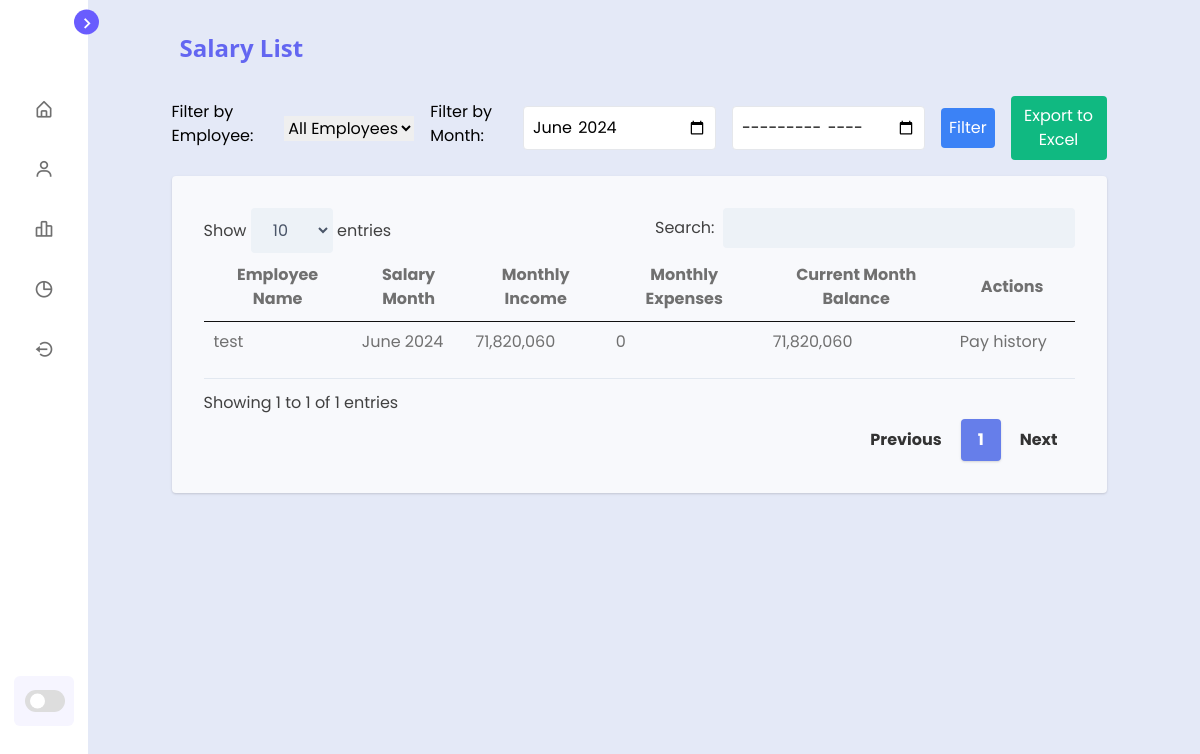
Before: /salary/ (signed in) with the older database file.
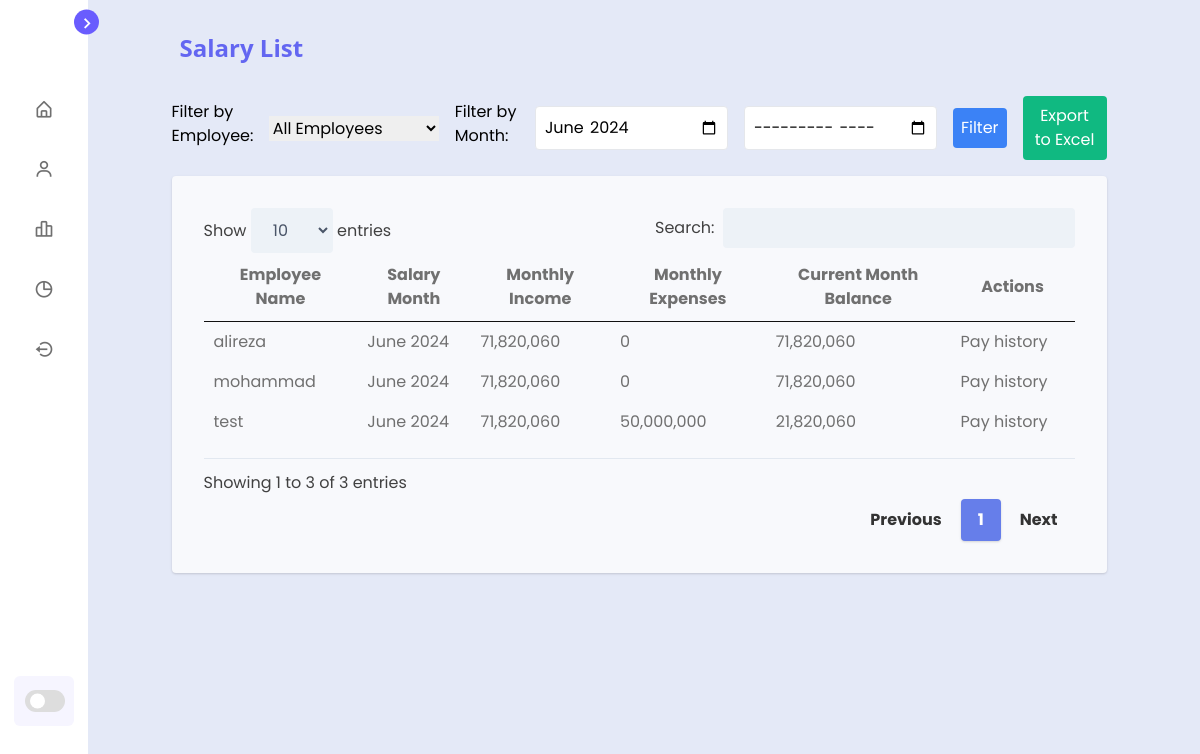
After: the same page with the newer database file.
### salary/models.py (models this page shows, shortened)
class SalaryInformation(models.Model):
    id = models.AutoField(primary_key=True)
    employee = models.ForeignKey(Employee, on_delete=models.CASCADE)
    salary_month = models.DateField()
    monthly_income = models.DecimalField(max_digits=10, decimal_places=0)
    monthly_expenses = models.DecimalField(max_digits=10, decimal_places=0)
    current_month_balance = models.DecimalField(max_digits=10, decimal_places=0)

### employee/models.py (models this page shows, shortened)
class Employee(models.Model):
    user = models.ForeignKey(User, on_delete=models.CASCADE)
    employee_side = models.ForeignKey(UserProfile, on_delete=models.SET_NULL, null=True)
    name = models.CharField(max_length=100)
    phone_number = models.CharField(max_length=15)
    address = models.TextField()
    hire_date = models.DateField(blank=True, null=True)
    marital_status = models.BooleanField(default=False)
    num_children = models.PositiveIntegerField(default=0, blank=True)
    employee_status = models.BooleanField(default=True)

### salary/views.py (the view)
# urls.py: path('salary/', login_required(calculate_salary), name='calculate_salary'),
def calculate_salary(request):
    current_date_test = datetime.now().replace(day=1)
    current_user = request.user
    employees = Employee.objects.filter(user=current_user)
    calculated_salaries = []
    missing_employee_side_list = []
    form = SalaryFilterForm(request.GET)
    if form.is_valid():
        employee_id = form.cleaned_data.get('employee_id')
        month = form.cleaned_data.get('month')
        month2 = form.cleaned_data.get('month2')
        if employee_id:
            employees = employees.filter(id=employee_id.id)
        try:
            start_date = datetime.strptime(month, '%Y-%m') if month else None
            end_date = datetime.strptime(month2, '%Y-%m') if month2 else None
        except ValueError:
            start_date = end_date = None
        if not start_date:
            start_date = datetime.now().replace(day=1)
        if not end_date:
            end_date = start_date
    else:
        start_date = datetime.now().replace(day=1)
        end_date = start_date
    with transaction.atomic():
        for employee in employees:
            if start_date != end_date:
                current_date = start_date
                while current_date <= end_date:
                    salary_info = SalaryInformation.objects.filter(
                        employee=employee,
                        salary_month=current_date.strftime('%Y-%m-%d')
                    ).first()
                    if salary_info and employee.employee_side is not None:
                        calculated_salaries.append(salary_info)
                    current_date = add_months(current_date, 1)
            elif start_date.year == current_date_test.year and start_date.month == current_date_test.month and end_date == start_date:
                if employee.employee_side is None:
                    missing_employee_side_list.append({'id': employee.id, 'name': employee.name})
                else:
                    total_salary = calculate_total_salary(employee)
                    salary_info, created = SalaryInformation.objects.get_or_create(
                        employee=employee,
                        salary_month=start_date,
                        defaults={
                            'monthly_income': total_salary,
                            'monthly_expenses': 0,
                        }
                    )
                    calculated_salaries.append(salary_info)
    context = {
        'calculated_salaries': calculated_salaries,
        'missing_employee_side_list': missing_employee_side_list,
        'current_month': start_date.strftime('%Y-%m'),
        'month2': month2,
        'month_filter': month,
        'employee_filter': employee_id,
        'form': form,
    }
    return render(request, 'salary_list.html', context)

### salary/forms.py
class SalaryFilterForm(forms.Form):
    employee_id = EmployeeModelChoiceField(queryset=Employee.objects.all(), required=False, empty_label="All Employees")
    month = forms.CharField(max_length=7, required=False, help_text='Format: YYYY-MM')
    month2 = forms.CharField(max_length=7, required=False, help_text='Format: YYYY-MM')

### account/models.py (called while the page is built)
    def __str__(self):
        return self.user.username

### salary/forms.py (called while the page is built)
    def label_from_instance(self, obj):
        return f"{obj.name} - {obj.employee_side}"

### salary/views.py (called while the page is built)
def calculate_total_salary(employee):
    return (
        employee.employee_side.hourly_salary * 210 +
        employee.employee_side.overtime_salary * 0 +
        employee.employee_side.the_right_of_the_child * employee.num_children +
        employee.employee_side.ben_kargari +
        employee.employee_side.right_to_housing +
        employee.employee_side.base_years
    )

### salary/templates/salary_list.html (shortened to what this page needs)
{% extends 'base.html' %}
{% load static %}
{% block head %}
<link href="https://unpkg.com/tailwindcss@2.2.19/dist/tailwind.min.css" rel="stylesheet">
<link rel="stylesheet" href="{% static 'css/jquery.dataTables.min.css' %}">
<link href="https://cdn.datatables.net/responsive/2.2.3/css/responsive.dataTables.min.css" rel="stylesheet">
<link rel="stylesheet" href="{% static 'css/tables.css' %}">
{% endblock %}
{% block content %}
<div class="container w-full md:w-5/6 xl:w-5/6 mx-auto px-0">
    <h1 class="flex items-center font-sans font-bold break-normal text-indigo-500 px-2 py-8 text-xl md:text-2xl">Salary List</h1>
    <form method="get" action="{% url 'calculate_salary' %}" class="mb-4 flex flex-row items-center" onsubmit="return validateForm()">
        <label for="employee_id" class="block mb-2 mr-2">Filter by Employee:</label>
        <div class="mr-4">
            {{ form.employee_id }}
        </div>
        <label for="month" class="block mb-2 mr-2">Filter by Month:</label>
        <div class="mr-4">
            <input type="month" id="month" name="month" value="{{ current_month }}" class="border rounded p-2">
        </div>
        <div class="mr-4">
            <input type="month" id="month2" name="month2" value="{{ month2 }}" class="border rounded p-2">
        </div>
        <button type="submit" class="bg-blue-500 text-white rounded p-2 mr-2">Filter</button>
        <button type="submit" formaction="{% url 'export_to_excel' %}" formmethod="post" class="bg-green-500 text-white rounded p-2 ml-2">Export to Excel</button>
    </form>
    <div id='recipients' class="p-8 mt-6 lg:mt-0 rounded shadow bg-white mytable">
        <table id="example" class="stripe hover mytable" style="width:100%; padding-top: 0em; padding-bottom: 1em;">
            <thead class="mytable">
                <tr class="mytable">
                    <th>Employee Name</th>
                    <th>Salary Month</th>
                    <th>Monthly Income</th>
                    <th>Monthly Expenses</th>
                    <th>Current Month Balance</th>
                    <th>Actions</th>
                </tr>
            </thead>
            <tbody class="mytable">
                {% for salary_info in calculated_salaries %}
                <tr class="{% if forloop.counter|divisibleby:2 %}even{% else %}odd{% endif %}" style="background-color: var(--mytable-color);color: var(--text-color);">
                    <td>{{ salary_info.employee.name }}</td>
                    <td>{{ salary_info.salary_month|date:"F Y" }}</td>
                    <td>{{ salary_info.monthly_income }}</td>
                    <td>{{ salary_info.monthly_expenses }}</td>
                    <td>{{ salary_info.current_month_balance }}</td>
                    <td class="action-buttons">
                        <button class="pay-button" onclick="openEditForm({{ salary_info.id }})">Pay</button>
                        <button class="pay-button" onclick="openEditedForm({{ salary_info.employee.id }}, '{{ salary_info.salary_month|date:"F" }}')">history</button>
                    </td>
                </tr>
                {% empty %}
                <tr>
                    <td colspan="6">No data available for the selected month.</td>
                </tr>
                {% endfor %}
            </tbody>
        </table>
    </div>
</div>
{% endblock %}

Changed rows visible on the page:
changed SalaryInformation "test": monthly_expenses "0" → "50,000,000"; current_month_balance "71,820,060" → "21,820,060"
added SalaryInformation: employee.name "alireza", salary_month "June 2024", monthly_income "71,820,060", monthly_expenses "0", current_month_balance "71,820,060"
added SalaryInformation: employee.name "mohammad", salary_month "June 2024", monthly_income "71,820,060", monthly_expenses "0", current_month_balance "71,820,060"
Other visible differences:
text written by a page script: "Show entries Search: Showing 1 to 1 of 1 entries Previous 1 Next" → "Show entries Search: Showing 1 to 3 of 3 entries Previous 1 Next"
